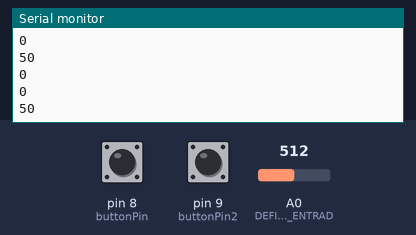
A sketch run on a simulated Arduino Leonardo, built with avr-gcc and run on an emulated ATmega32U4. On the bench: the last lines printed to the serial monitor. The inputs (shaded band) are chosen by the test bench; at power-on: A0 (DEFINE_O_PINO_COMO_ENTRAD) = 512, pin 8 (buttonPin) LOW, pin 9 (buttonPin2) LOW.

Above: at 1.3 s.
1.4 s: A0 (DEFINE_O_PINO_COMO_ENTRAD) set to 716
At 1.9 s:
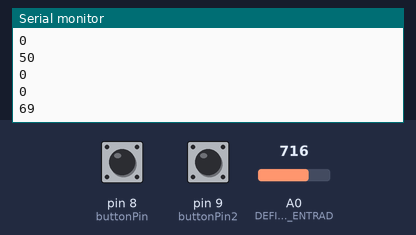
2.9 s: pin 8 (buttonPin) pulled HIGH for 0.6 s
5.0 s: A0 (DEFINE_O_PINO_COMO_ENTRAD) set to 900
At 5.4 s:
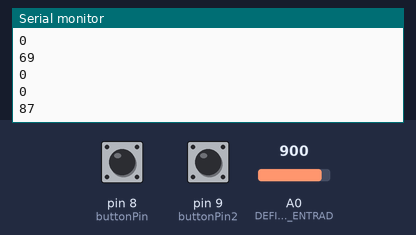
Timing chart, 0 to 8.0 s (numbered marks = the images above; inputs shaded):
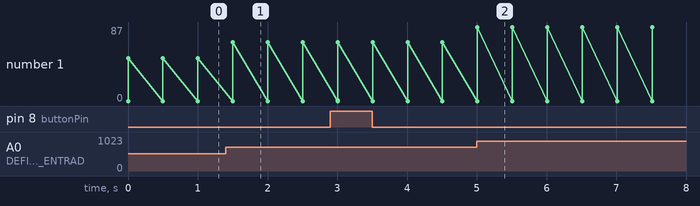

Measured:
- after the input at 1.4 s, the serial monitor: prints a new line after 0.10 s (image 1)
- after the input at 5.0 s, the serial monitor: prints a new line at once (image 2)
- plotted number 1: 50 → 69 after the input at 1.4 s, 69 → 87 after the input at 5.0 s

The sketch:

volanteJogo.ino
```cpp
//programação criada por Sarah Ramos para controle de um volante caseiro para jogar jogos de corrida//
//Reels no instagram:<https://www.instagram.com/reel/CU8syO4Aved/>


#include <Keyboard.h> //biblioteca que controla o Teclado

const int buttonPin2 = 9;          // Define o pino 9  o botão
int previousButtonState2 = LOW;
const int buttonPin = 8;          // Define o pino 4 para o botão
int previousButtonState = HIGH;

void setup() {
   pinMode(A0, INPUT); //DEFINE O PINO COMO ENTRADA
   pinMode(buttonPin, INPUT); //DEFINE O PINO COMO ENTRADA
   pinMode(buttonPin2, INPUT); //DEFINE O PINO COMO ENTRADA

//  Keyboard.begin(); // incia controle do teclado
  Serial.begin(9600);
}

void loop() {
  int buttonState = digitalRead(buttonPin);
  int buttonState2 = digitalRead(buttonPin2);
  int estadoPot = map(analogRead(A0), 0, 1023, 0, 100);

 Serial.println(buttonState2 );
 Serial.println(buttonState );
 Serial.println(estadoPot);
  delay(500);
  if(estadoPot > 60)
  {
    Keyboard.press ('a');
  }else{
    Keyboard.release ('a');
  }
  if(estadoPot < 30)
  {//
    Keyboard.press ('d');
  }else{
    Keyboard.release ('d');
  }
    if((buttonState == 1) && (buttonState != previousButtonState)) //se o botão 1 for pressionado pressione a tecla W
  {
    Keyboard.press ('w');//
  }else{
    Keyboard.release ('w');//
  }
  if ((buttonState2 == 1 ) && (buttonState2 != previousButtonState2))//se o botão 2 for pressionado pressione a tecla S
  {//
    Keyboard.press ('s');
  }else{
    Keyboard.release ('s');
  }
    previousButtonState = buttonState;
    previousButtonState2 = buttonState2;
}
```
